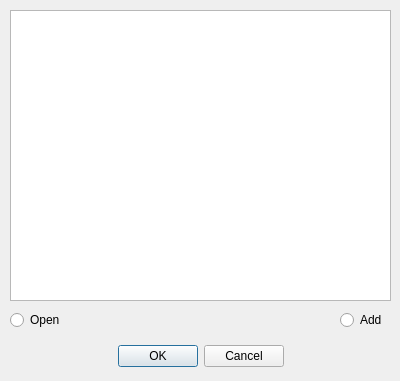
<?xml version="1.0" encoding="UTF-8"?>
<ui version="4.0">
 <class>Dialog</class>
 <widget class="QDialog" name="Dialog">
  <property name="geometry">
   <rect>
    <x>0</x>
    <y>0</y>
    <width>400</width>
    <height>381</height>
   </rect>
  </property>
  <property name="windowTitle">
   <string>PLAYLISTS</string>
  </property>
  <property name="windowIcon">
   <iconset>
    <normaloff>../IMG/icon.ico</normaloff>../IMG/icon.ico</iconset>
  </property>
  <widget class="QDialogButtonBox" name="buttonBox">
   <property name="geometry">
    <rect>
     <x>100</x>
     <y>340</y>
     <width>201</width>
     <height>32</height>
    </rect>
   </property>
   <property name="layoutDirection">
    <enum>Qt::LeftToRight</enum>
   </property>
   <property name="orientation">
    <enum>Qt::Horizontal</enum>
   </property>
   <property name="standardButtons">
    <set>QDialogButtonBox::Cancel|QDialogButtonBox::Ok</set>
   </property>
   <property name="centerButtons">
    <bool>true</bool>
   </property>
  </widget>
  <widget class="QListWidget" name="albums">
   <property name="geometry">
    <rect>
     <x>10</x>
     <y>10</y>
     <width>381</width>
     <height>291</height>
    </rect>
   </property>
  </widget>
  <widget class="QRadioButton" name="r_open">
   <property name="geometry">
    <rect>
     <x>10</x>
     <y>310</y>
     <width>61</width>
     <height>20</height>
    </rect>
   </property>
   <property name="text">
    <string>Open</string>
   </property>
  </widget>
  <widget class="QRadioButton" name="r_add">
   <property name="geometry">
    <rect>
     <x>340</x>
     <y>310</y>
     <width>51</width>
     <height>20</height>
    </rect>
   </property>
   <property name="text">
    <string>Add</string>
   </property>
  </widget>
 </widget>
 <resources/>
 <connections>
  <connection>
   <sender>buttonBox</sender>
   <signal>accepted()</signal>
   <receiver>Dialog</receiver>
   <slot>accept()</slot>
   <hints>
    <hint type="sourcelabel">
     <x>248</x>
     <y>254</y>
    </hint>
    <hint type="destinationlabel">
     <x>157</x>
     <y>274</y>
    </hint>
   </hints>
  </connection>
  <connection>
   <sender>buttonBox</sender>
   <signal>rejected()</signal>
   <receiver>Dialog</receiver>
   <slot>reject()</slot>
   <hints>
    <hint type="sourcelabel">
     <x>316</x>
     <y>260</y>
    </hint>
    <hint type="destinationlabel">
     <x>286</x>
     <y>274</y>
    </hint>
   </hints>
  </connection>
 </connections>
</ui>
